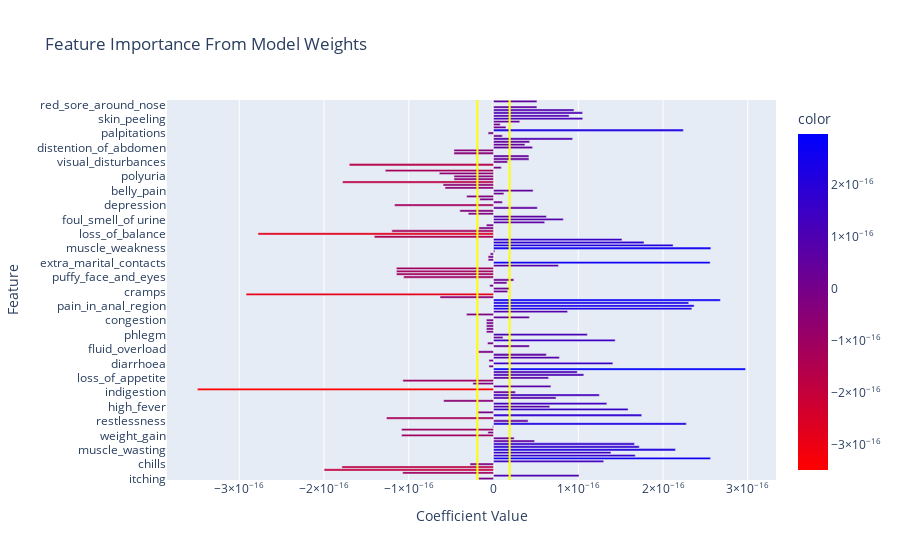

The code cell stored with this chart in its notebook:
### Code cell
fig = px.bar(
    x = coefficients,
    y = X_train.columns,
    orientation='h',
    color = coefficients,
    color_continuous_scale = [(0, 'red'), (1, 'blue')],
    labels = {'x': 'Coefficient Value', 'y': 'Feature'},
    title = "Feature Importance From Model Weights"
)

fig.add_vline(x = importance_threshold, line_color='yellow')
fig.add_vline(x = -importance_threshold, line_color='yellow')
fig.add_vrect(x0 = importance_threshold, x1 = importance_threshold, line_width=0, fillcolor='yellow', opacity=0.2) 

fig.show()

### Figure 1 — Plotly figure (JSON) as saved in the notebook; plotly's stock layout.template omitted (floating-point values rounded to 4 significant figures; data arrays with more than 128 entries replaced by an {"elided": "..."} marker saying what was removed)
{"data": [{"hovertemplate": "Coefficient Value=%{x}<br>Feature=%{y}<br>color=%{marker.color}<extra></extra>", "legendgroup": "", "marker": {"color": {"elided": "132 float values"}, "coloraxis": "coloraxis", "pattern": {"shape": ""}}, "name": "", "orientation": "h", "showlegend": false, "textposition": "auto", "type": "bar", "x": {"elided": "132 float values"}, "xaxis": "x", "y": {"elided": "132 str values"}, "yaxis": "y"}], "layout": {"barmode": "relative", "coloraxis": {"colorbar": {"title": {"text": "color"}}, "colorscale": [[0, "red"], [1, "blue"]]}, "legend": {"tracegroupgap": 0}, "shapes": [{"line": {"color": "yellow"}, "type": "line", "x0": 1.902e-17, "x1": 1.902e-17, "xref": "x", "y0": 0, "y1": 1, "yref": "y domain"}, {"line": {"color": "yellow"}, "type": "line", "x0": -1.902e-17, "x1": -1.902e-17, "xref": "x", "y0": 0, "y1": 1, "yref": "y domain"}, {"fillcolor": "yellow", "line": {"width": 0}, "opacity": 0.2, "type": "rect", "x0": 1.902e-17, "x1": 1.902e-17, "xref": "x", "y0": 0, "y1": 1, "yref": "y domain"}], "title": {"text": "Feature Importance From Model Weights"}, "xaxis": {"anchor": "y", "domain": [0, 1], "title": {"text": "Coefficient Value"}}, "yaxis": {"anchor": "x", "domain": [0, 1], "title": {"text": "Feature"}}}}
